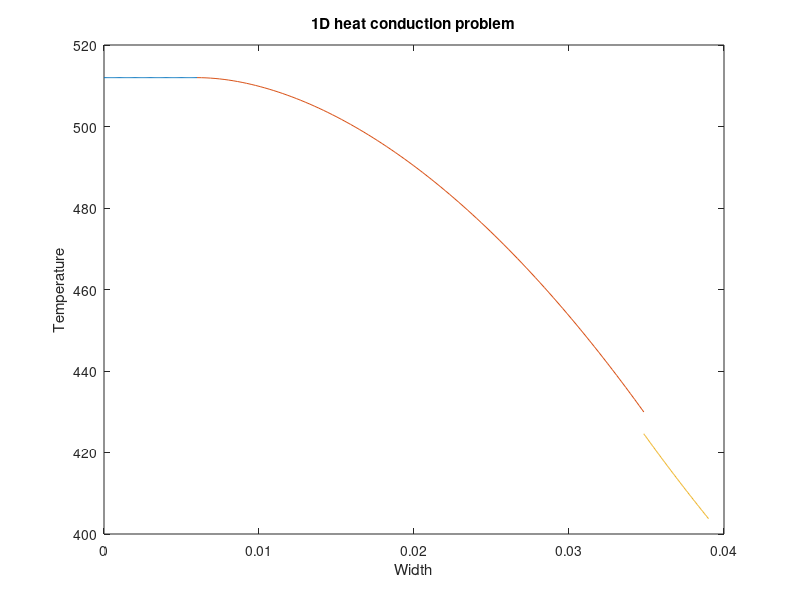

Write the MATLAB code that produced this figure.
function F=analy2pl
% Solves analytically the heat conduction equation in 1-D r-geometry
% with T gap.

% clear the console screen
clc; close all;
% load the data structure with info pertaining to the physical problem
dat.k{1}=@(r) 18;
dat.k{2}=@(r) 16;
dat.k{3}=@(r) 16;
dat.esrc{1}=@(r) 0;
dat.esrc{2}=@(r) 5000000;
dat.esrc{3}=@(r) 0;
dat.hgap=15764;
dat.hcv=20000;
dat.width=[0.006 0.034823 0.039];
bc.rite.type=1;
bc.rite.C=400;
dat.bc=bc; clear bc;

verif_hc_eq(dat);

return
end

%%%%%%%%%%%%%%%%%%%%%%%%%%%%%%%%%%%%%
function verif_hc_eq(dat)

k=dat.k; src=dat.esrc; hgap=dat.hgap; hcv=dat.hcv; L=dat.width;

% general form of the solution:
% Zone 1 : T1 = E1
% dT1/dr= 0
% Zone 2 : T2 = -q/(4*k2)*(r^2) + B2*ln(r) + E2
% dT2/dr= -q/2k2*r + B2/r
% Zone 3 : T3 = B3*ln(r) + E3
% dT3/dr= B3/r

switch dat.bc.rite.type
    case 0 % Neumann
        % k3*du3/dn=C on the right becomes: k3*du3/dx=C
        % <==> k3*B3/L3=C <==> B3=C*L3/k3
        mat(5,1:5) =[0,0,0,1,0];
        b(5) = dat.bc.rite.C*L(3) / k{3}(L(3));
    case 1 % Robin
        % u3+k3/hcv*du3/dn =C on the right becomes: u3+k3/hcv*du3/dx =C
        % <==> (ln(L3)+k3/(hcv*L3))B3+E3=C
        mat(5,1:5) =[0,0,0,log(L(3))+k{3}(L(3))/(hcv*L(3)),1];
        b(5) = dat.bc.rite.C;
    case 2 % Dirichlet
        % u3=C <==> B3*ln(L3)+E3=C
        mat(5,1:5) =[0,0,0,log(L(3)),1];
        b(5) = dat.bc.rite.C;
end

% fixed conditions
% continuity of T and flux between zone 1 and zone 2 (interface L1)
% T1(L1)=T2(L1) <==> B1=(-q/4k2)*(L1^2)+B2*ln(L1)+E2
% <==> -E1+B2*ln(L1)+E2=(q/4k2)*(L1^2)
mat(1,1:5) =[-1,log(L(1)),1,0,0];
b(1) =src{2}(L(1))/(4*k{2}(L(1)))*L(1)*L(1);
% phi1(L1)=phi2(L1) <==> 0=k2*((-q/2k2)*L1+B2/L1)
% <==> B2=(q/2k2)*L1*L1
mat(2,1:5) =[0,1,0,0,0];
b(2) =src{2}(L(1))/(2*k{2}(L(1)))*L(1)*L(1);

% discontinuity of T between zone 2 and zone 3 (interface L2)
% T2(L2)=(-q/4k2)*(L2^2)+B2*ln(L2)+E2
% T3(L2)=B3*ln(L2)+E3
% -k2*dT2/dr=hgap(T2(L2)-T3(L2))
% <==> -k2(-q/2k2*L2+B2/L2)=hgap(T2(L2)-T3(L2))
% <==> (k2/(hgap*L2)+ln(L2))*B2+E2-ln(L2)*B3-E3=q/4k2*(L2^2)+q*L2/(2*hgap)
mat(3,1:5) =[0,k{2}(L(2))/(hgap*L(2))+log(L(2)),1,-log(L(2)),-1];
b(3) =(src{2}(L(2))/(4*k{2}(L(2))))*L(2)*L(2)+src{2}(L(2))*L(2)/(2*hgap);
% -k3*dT3/dr=hgap(T2(L2)-T3(L2))
% <==> -k3*B3/L2=hgap(T2(L2)-T3(L2))
% <==> ln(L2)*B2+E2+(k3/(L2*hgap)-ln(L2))*B3-E3=q/4k2*(L2^2)
mat(4,1:5) =[0,log(L(2)),1,k{3}(L(2))/(L(2)*hgap)-log(L(2)),-1];
b(4) =(src{2}(L(2))/(4*k{2}(L(2))))*L(2)*L(2);

% get coefficient for the analytical solution
a=mat\b';
r1=linspace(0,L(1));
r2=linspace(L(1),L(2));
r3=linspace(L(2),L(3));
y1=a(1)+0*r1;
y2=-src{2}(r2)/(4*k{2}(r2))*(r2.^2)+a(2)*log(r2)+a(3);
y3=a(4)*log(r3)+a(5);

plot(r1,y1,r2,y2,r3,y3); hold all;
title('1D heat conduction problem')
xlabel('Width')
ylabel('Temperature')

return
end

%%%%%%%%%%%%%%%%%%%%%%%%%%%%%%%%%%%%%